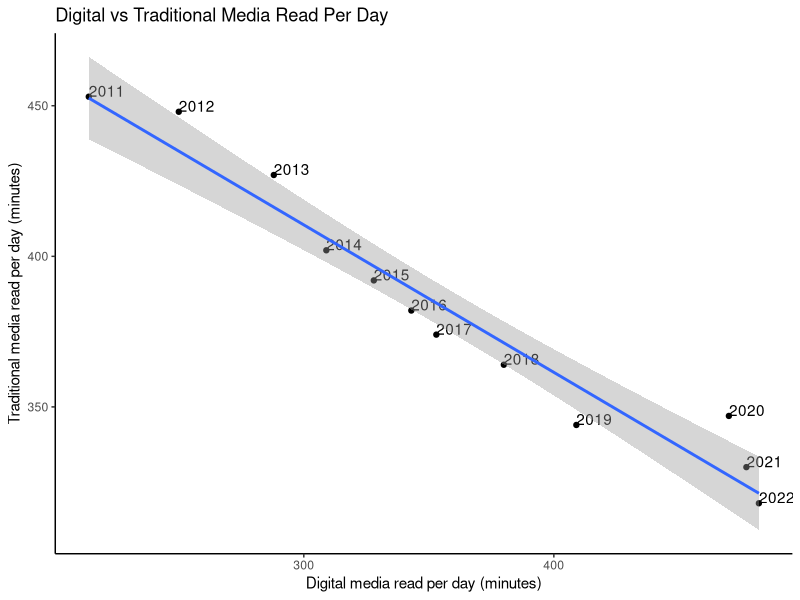

Source code (R):
# Megan Cater
# mcater
# November 22, 2021
# Exercise 10
# Question 1

# Loads packages
library(ggplot2)
library(cowplot)

# Reads in data about reading media (traditional vs digital)
media <- read.table("media.txt", header = TRUE, sep = "\t", stringsAsFactors = FALSE)
dim(media)
head(media)

# Plots data in scatter plot
ggplot(data = media, 
       aes(x = Digital, y = Traditional)) + 
  geom_point() +
  
  # Adds year label to points
  geom_text(aes(label = Year),hjust = 0, vjust = 0) +
  
  # Adds title and axis labels
  ggtitle("Digital vs Traditional Media Read Per Day") +
  xlab("Digital media read per day (minutes)") + 
  ylab("Traditional media read per day (minutes)") +
  
  # Adds linear line to scatter plot
  geom_smooth(formula = y ~ x, method = "lm") +
  
  # Theme
  theme_classic()
